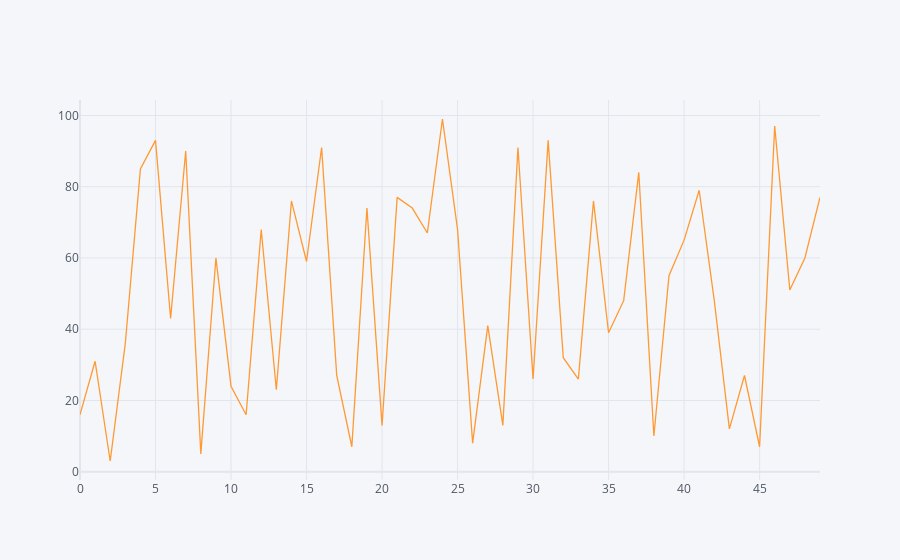

The notebook cell this image was saved under:
### Code cell
df1.iplot()

### Figure 1 — Plotly figure (JSON) as saved in the notebook; plotly's stock layout.template omitted (floating-point values rounded to 4 significant figures)
{"data": [{"line": {"color": "rgba(255, 153, 51, 1.0)", "dash": "solid", "shape": "linear", "width": 1.3}, "mode": "lines", "name": "0", "text": "", "type": "scatter", "x": [0, 1, 2, 3, 4, 5, 6, 7, 8, 9, 10, 11, 12, 13, 14, 15, 16, 17, 18, 19, 20, 21, 22, 23, 24, 25, 26, 27, 28, 29, 30, 31, 32, 33, 34, 35, 36, 37, 38, 39, 40, 41, 42, 43, 44, 45, 46, 47, 48, 49], "y": [16, 31, 3, 36, 85, 93, 43, 90, 5, 60, 24, 16, 68, 23, 76, 59, 91, 27, 7, 74, 13, 77, 74, 67, 99, 68, 8, 41, 13, 91, 26, 93, 32, 26, 76, 39, 48, 84, 10, 55, 65, 79, 48, 12, 27, 7, 97, 51, 60, 77]}], "layout": {"legend": {"bgcolor": "#F5F6F9", "font": {"color": "#4D5663"}}, "paper_bgcolor": "#F5F6F9", "plot_bgcolor": "#F5F6F9", "title": {"font": {"color": "#4D5663"}}, "xaxis": {"gridcolor": "#E1E5ED", "showgrid": true, "tickfont": {"color": "#4D5663"}, "title": {"font": {"color": "#4D5663"}, "text": ""}, "zerolinecolor": "#E1E5ED"}, "yaxis": {"gridcolor": "#E1E5ED", "showgrid": true, "tickfont": {"color": "#4D5663"}, "title": {"font": {"color": "#4D5663"}, "text": ""}, "zerolinecolor": "#E1E5ED"}}}
